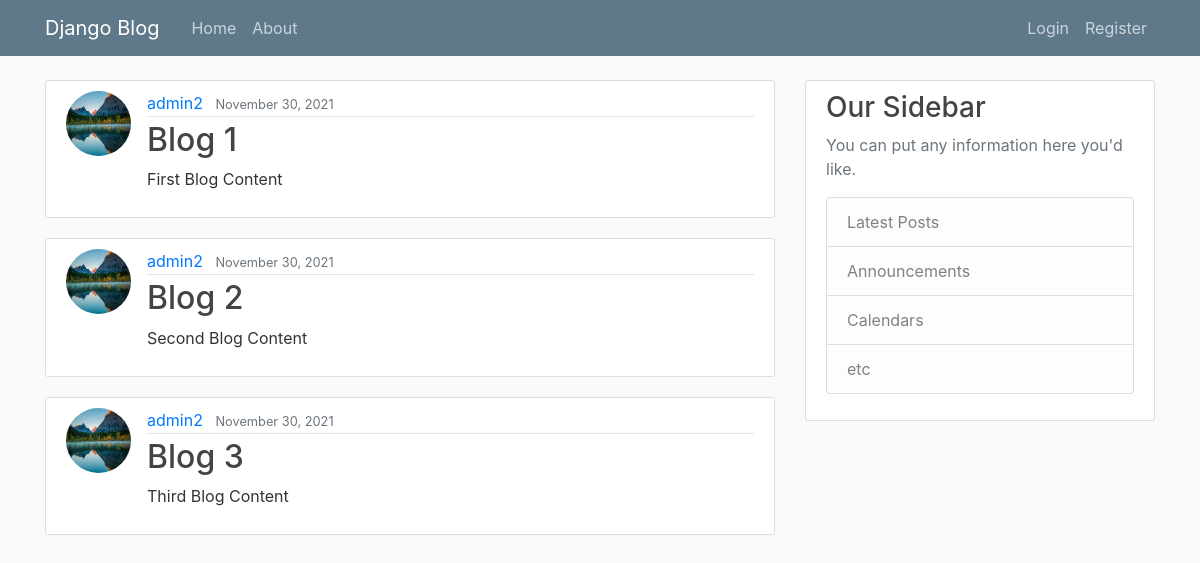
/, run on an earlier commit of the app's database.
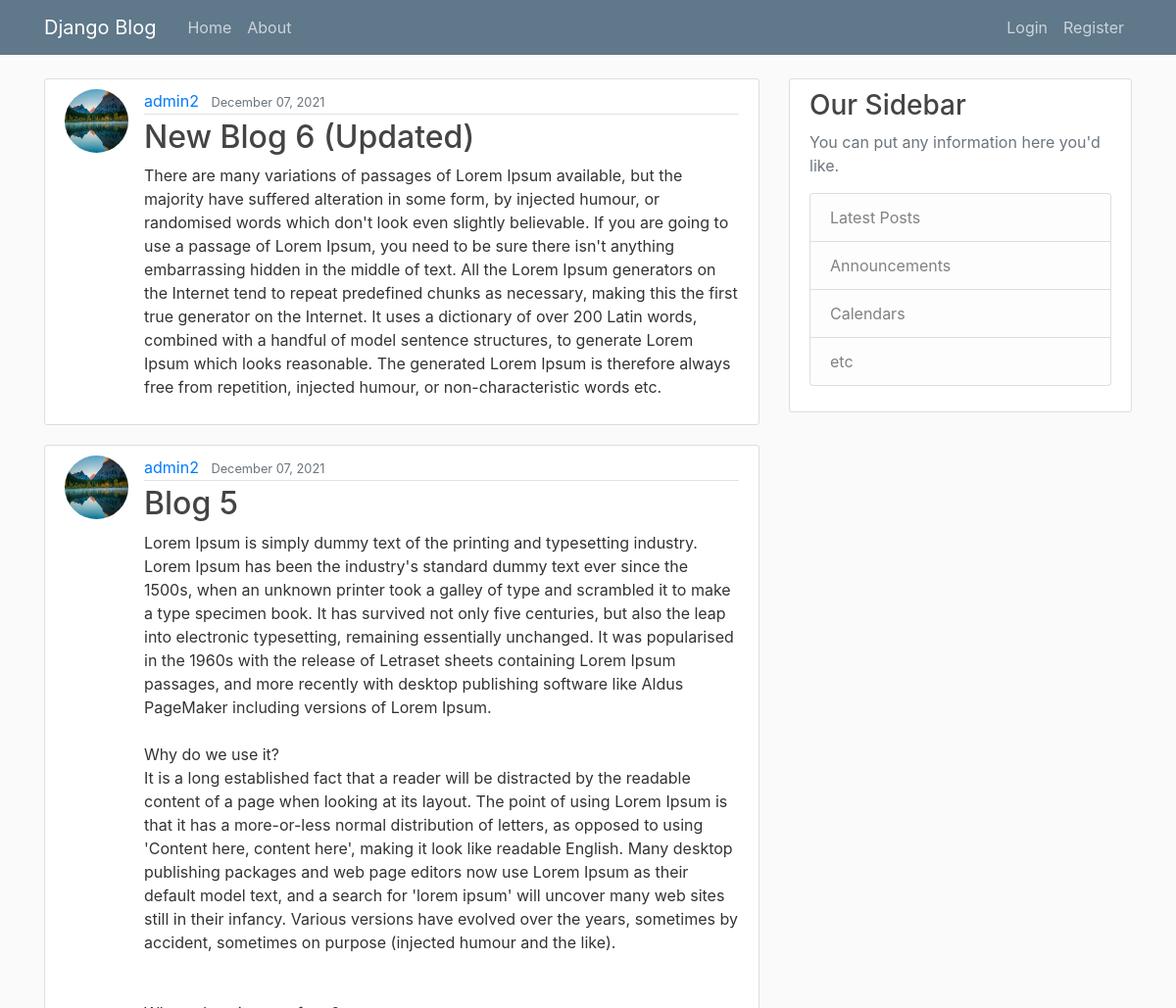
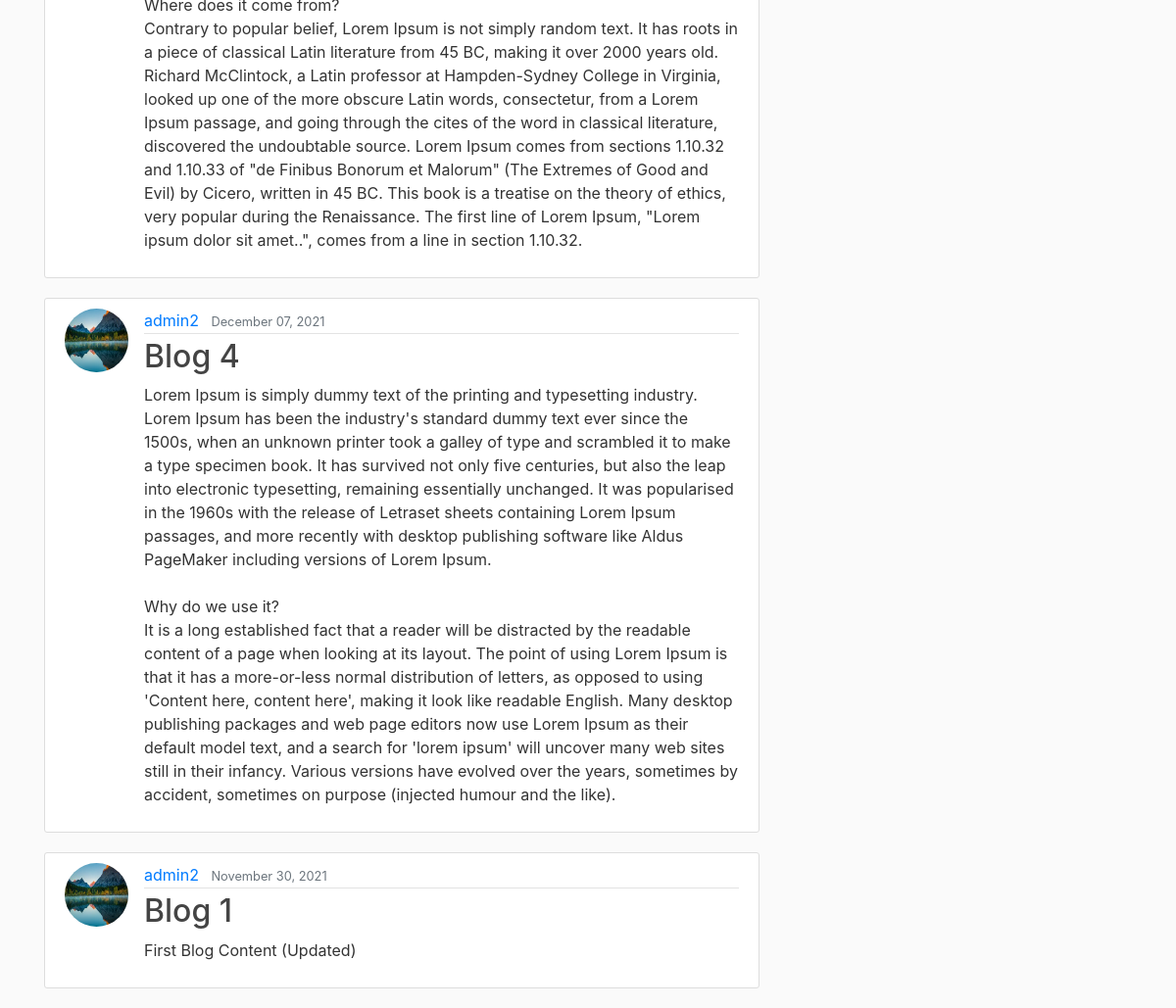
And on a later commit of the database (2 pictures, top to bottom).
### blogs/models.py (models this page shows, shortened)
class Post(models.Model):
    title = models.CharField(max_length=100)
    content = models.TextField()
    date_posted = models.DateTimeField(default=timezone.now())
    author = models.ForeignKey(User, on_delete=models.CASCADE)

### users/models.py (models this page shows, shortened)
class Profile(models.Model):
    user = models.OneToOneField(User, on_delete=models.CASCADE)
    image = models.ImageField(default='default.jpg', upload_to='profile_pics')

### blogs/views.py (the view)
# urls.py: path('', PostListView.as_view(), name='blog-home'),
class PostListView(ListView):
    model = Post
    template_name = 'blogs/home.html'
    context_object_name = 'posts'
    ordering = ['-date_posted']
    paginate_by = 5

### blogs/templates/blogs/home.html (shortened to what this page needs)
{% extends "blogs/base.html" %}
{% block content %}
{% for post in posts %}
<article class="media content-section">
  <img class="rounded-circle article-img" src="{{ post.author.profile.image.url }}" alt="">
    <div class="media-body">
      <div class="article-metadata">
        <a class="mr-2" href="{% url 'user-posts' post.author.username %}">{{ post.author }}</a>
        <small class="text-muted">{{ post.date_posted|date:"F d, Y" }}</small>
      </div>
      <h2><a class="article-title" href="{% url 'post-detail' post.id %}">{{ post.title }}</a></h2>
      <p class="article-content">{{ post.content }}</p>
    </div>
</article>
{% endfor %}
{% endblock content %}

### blogs/templates/blogs/base.html (shortened to what this page needs)
{% load static %}
<!doctype html>
<html lang="en">
  <head>
    <link rel="stylesheet" href="https://maxcdn.bootstrapcdn.com/bootstrap/4.0.0/css/bootstrap.min.css">
    <link rel="stylesheet" href="{% static 'blogs/main.css' %}">
  </head>
  <body>
    <header class="site-header">
        <nav class="navbar navbar-expand-md navbar-dark bg-steel fixed-top">
          <div class="container">
            <a class="navbar-brand mr-4" href="{% url 'blog-home' %}">Django Blog</a>
            <div class="collapse navbar-collapse" id="navbarToggle">
              <div class="navbar-nav mr-auto">
                <a class="nav-item nav-link" href="{% url 'blog-home' %}">Home</a>
                <a class="nav-item nav-link" href="{% url 'blog-about' %}">About</a>
              </div>
              <div class="navbar-nav">
                {% if user.is_authenticated %}
                <a class="nav-item nav-link" href="{% url 'post-create' %}">New Post</a>
                <a class="nav-item nav-link" href="{% url 'profile' %}">Profile</a>
                  <a class="nav-item nav-link" href="{% url 'logout' %}">Logout</a>
                {% else %}
                  <a class="nav-item nav-link" href="{% url 'login' %}">Login</a>
                  <a class="nav-item nav-link" href="{% url 'register' %}">Register</a>
                {% endif %}
              </div>
            </div>
          </div>
        </nav>
      </header>
    <main role="main" class="container">
        <div class="row">
        <div class="col-md-8">
        {% block content %}{% endblock %}
        </div>
        <div class="col-md-4">
        <div class="content-section">
            <h3>Our Sidebar</h3>
            <p class='text-muted'>You can put any information here you'd like.
            <ul class="list-group">
                <li class="list-group-item list-group-item-light">Latest Posts</li>
                <li class="list-group-item list-group-item-light">Announcements</li>
                <li class="list-group-item list-group-item-light">Calendars</li>
                <li class="list-group-item list-group-item-light">etc</li>
            </ul>
            </p>
        </div>
        </div>
        </div>
    </main><script src="https://code.jquery.com/jquery-3.2.1.slim.min.js"></script>
  </body>
</html>

### blogs/static/blogs/main.css (style rules this page uses)
body { background: #fafafa; color: #333333; margin-top: 5rem; }
h1, h2, h3, h4, h5, h6 { color: #444444; }
ul { margin: 0; }
.bg-steel { background-color: #5f788a; }
.site-header .navbar-nav .nav-link { color: #cbd5db; }
.content-section { background: #ffffff; padding: 10px 20px; border: 1px solid #dddddd; border-radius: 3px; margin-bottom: 20px; }
.article-title { color: #444444; }
.article-content { white-space: pre-line; }
.article-img { height: 65px; width: 65px; margin-right: 16px; }
.article-metadata { padding-bottom: 1px; margin-bottom: 4px; border-bottom: 1px solid #e3e3e3 }

What changed in the data, as far as the page shows it:
removed Post: author.profile.image (picture), author "admin2", date_posted "November 30, 2021", title "Blog 2", content "Second Blog Content"
removed Post: author.profile.image (picture), author "admin2", date_posted "November 30, 2021", title "Blog 3", content "Third Blog Content"
added Post: author.profile.image (picture), author "admin2", date_posted "December 07, 2021", title "New Blog 6 (Updated)", content "There are many variations of passages of Lorem Ipsum available, but the majority have suffered alteration in some form, by injected humour, or randomised words which don't look even slightly believable. If you are going to use a passage of Lorem Ipsum, you need to be sure there isn't anything embarrassing hidden in the middle of text. All the Lorem Ipsum generators on the Internet tend to repeat predefined chunks as necessary, making this the first true generator on the Internet. It uses a dictionary of over 200 Latin words, combined with a handful of model sentence structures, to generate Lorem Ipsum which looks reasonable. The generated Lorem Ipsum is therefore always free from…"
added Post: author.profile.image (picture), author "admin2", date_posted "December 07, 2021", title "Blog 5", content "Lorem Ipsum is simply dummy text of the printing and typesetting industry. Lorem Ipsum has been the industry's standard dummy text ever since the 1500s, when an unknown printer took a galley of type and scrambled it to make a type specimen book. It has survived not only five centuries, but also the leap into electronic typesetting, remaining essentially unchanged. It was popularised in the 1960s with the release of Letraset sheets containing Lorem Ipsum passages, and more recently with desktop publishing software like Aldus PageMaker including versions of Lorem Ipsum. Why do we use it? It is a long established fact that a reader will be distracted by the readable content of a page when…"
added Post: author.profile.image (picture), author "admin2", date_posted "December 07, 2021", title "Blog 4", content "Lorem Ipsum is simply dummy text of the printing and typesetting industry. Lorem Ipsum has been the industry's standard dummy text ever since the 1500s, when an unknown printer took a galley of type and scrambled it to make a type specimen book. It has survived not only five centuries, but also the leap into electronic typesetting, remaining essentially unchanged. It was popularised in the 1960s with the release of Letraset sheets containing Lorem Ipsum passages, and more recently with desktop publishing software like Aldus PageMaker including versions of Lorem Ipsum. Why do we use it? It is a long established fact that a reader will be distracted by the readable content of a page when…"
changed Post "Blog 1": content "First Blog Content" → "First Blog Content (Updated)"
